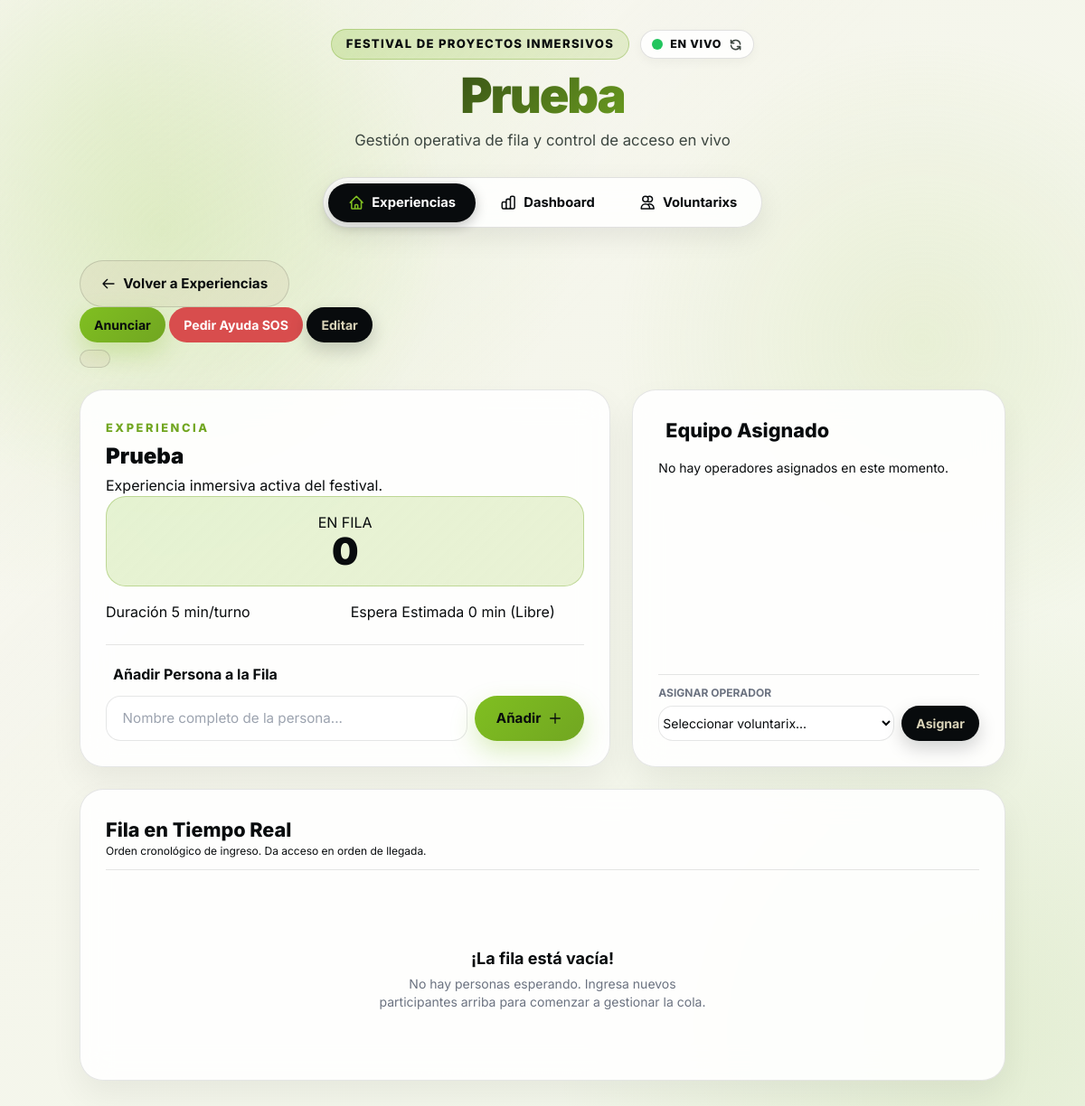
Screenshot of /attraction/3 with the database file from the repository.
### tables this page shows
CREATE TABLE attractions (
                id INTEGER PRIMARY KEY AUTOINCREMENT,
                name TEXT NOT NULL UNIQUE,
                description TEXT,
                duration_minutes INTEGER DEFAULT 5
            );

### Fila-experiencias--main/app.py (the view)
@app.route('/attraction/<int:attraction_id>')
def attraction_detail(attraction_id):
    conn = get_db_connection()
    cursor = execute_query(conn, 'SELECT * FROM attractions WHERE id = ?', (attraction_id,))
    attraction = cursor.fetchone()
    cursor = execute_query(conn, 'SELECT * FROM queue WHERE attraction_id = ? ORDER BY timestamp', (attraction_id,))
    queue = cursor.fetchall()
    cursor = execute_query(conn, """
        SELECT * FROM volunteers
        WHERE attraction_id = ?
        ORDER BY name
    """, (attraction_id,))
    volunteers = cursor.fetchall()
    cursor = execute_query(conn, 'SELECT * FROM volunteers ORDER BY name')
    all_volunteers = cursor.fetchall()
    release_db_connection(conn)
    if attraction is None:
        return "Experiencia no encontrada", 404
    return render_template('attraction.html',
        attraction=attraction, queue=queue, volunteers=volunteers, all_volunteers=all_volunteers)

### Fila-experiencias--main/app.py (called while the page is built)
def get_db_connection():
    try:
        if USE_POSTGRES:
            if pg_pool:
                return pg_pool.getconn()
            else:
                import psycopg2
                return psycopg2.connect(DATABASE_URL, sslmode='require')
        else:
            import sqlite3
            conn = sqlite3.connect('event_attractions.db')
            conn.row_factory = sqlite3.Row
            return conn
    except Exception as e:
        print(f"Error de base de datos: {e}")
        raise

def release_db_connection(conn):
    if USE_POSTGRES and pg_pool and conn:
        pg_pool.putconn(conn)
    elif conn:
        conn.close()

def execute_query(conn, query, params=None):
    if USE_POSTGRES:
        import psycopg2.extras
        cursor = conn.cursor(cursor_factory=psycopg2.extras.RealDictCursor)
        query = query.replace('?', '%s')
    else:
        cursor = conn.cursor()
    if params:
        cursor.execute(query, params)
    else:
        cursor.execute(query)
    return cursor

### Fila-experiencias--main/templates/attraction.html (shortened to what this page needs)
{% extends 'base.html' %}
{% block page_title %}{{ attraction.name }}{% endblock %}
{% block page_subtitle %}Gestión operativa de fila y control de acceso en vivo{% endblock %}
{% block content %}
<div class="content-wrapper">
    <div class="toolbar-row">
        <a href="{{ url_for('index') }}" class="button button-muted">
            <svg class="w-4 h-4" fill="none" stroke="currentColor" viewBox="0 0 24 24"><path stroke-linecap="round" stroke-linejoin="round" stroke-width="2" d="M10 19l-7-7m0 0l7-7m-7 7h18"></path></svg>
            <span>Volver a Experiencias</span>
        </a>
        <div class="button-row">
            <button type="button" class="button button-primary btn-sm" onclick="toggleAnnouncementModal()">
                 Anunciar
            </button>
            <button type="button" class="button button-danger btn-sm" onclick="toggleSosModal()">
                 Pedir Ayuda SOS
            </button>
            <a href="{{ url_for('edit_attraction', attraction_id=attraction.id) }}" class="button button-secondary btn-sm">
                 Editar
            </a>
            <form action="{{ url_for('delete_attraction', attraction_id=attraction.id) }}" method="post" onsubmit="return confirm('¿Seguro que deseas eliminar esta experiencia?')">
                <button type="submit" class="button button-muted btn-sm text-red-600">
                </button>
            </form>
        </div>
    </div>
    <div class="grid gap-6 lg:grid-cols-12">
        <div class="card lg:col-span-7 flex flex-col justify-between">
            <div>
                <div class="section-header mb-4">
                    <div>
                        <span class="eyebrow">EXPERIENCIA</span>
                        <h2 class="text-2xl font-black text-expy-dark mb-1">{{ attraction.name }}</h2>
                        <p class="text-muted">{{ attraction.description or 'Experiencia inmersiva activa del festival.' }}</p>
                    </div>
                    <div class="stats-box-large">
                        <span class="stat-label">EN FILA</span>
                        <span class="stat-value-highlight">{{ queue|length }}</span>
                    </div>
                </div>
                <div class="grid grid-cols-2 gap-3 mt-4">
                    <div class="info-card">
                        <span class="info-label"> Duración</span>
                        <span class="info-value">{{ attraction.duration_minutes or 5 }} min/turno</span>
                    </div>
                    <div class="info-card">
                        <span class="info-label"> Espera Estimada</span>
                        <span class="info-value {% if (queue|length * (attraction.duration_minutes or 5)) > 30 %}text-red-600 font-bold{% elif queue|length > 0 %}text-lime-700 font-bold{% endif %}">
                            {% if queue|length > 0 %}
                                {{ (queue|length * (attraction.duration_minutes or 5)) }} min
                            {% else %}
                                0 min (Libre)
                            {% endif %}
                        </span>
                    </div>
                </div>
            </div>
            <div class="quick-add-section mt-6 pt-5 border-t border-black/10">
                <h3 class="text-base font-bold text-expy-dark mb-3 flex items-center gap-2">
                     Añadir Persona a la Fila
                </h3>
                <form action="{{ url_for('add_to_queue', attraction_id=attraction.id) }}" method="post" class="flex gap-2">
                    <input id="person_name" name="person_name" type="text" required placeholder="Nombre completo de la persona..." class="flex-1 !py-3" autofocus autocomplete="off">
                    <button type="submit" class="button button-primary whitespace-nowrap px-6">
                        <span>Añadir</span>
                        <svg class="w-4 h-4" fill="none" stroke="currentColor" viewBox="0 0 24 24"><path stroke-linecap="round" stroke-linejoin="round" stroke-width="2" d="M12 4v16m8-8H4"></path></svg>
                    </button>
                </form>
            </div>
        </div>
        <div class="card lg:col-span-5 flex flex-col justify-between">
            <div>
                <h3 class="section-title flex items-center gap-2">
                     Equipo Asignado
                </h3>
                {% if volunteers %}
                <div class="stacked-list max-h-52 overflow-y-auto pr-1">
                    {% for v in volunteers %}
                    <div class="volunteer-pill-row">
                        <div>
                            <p class="font-bold text-sm text-expy-dark">{{ v.name }}</p>
                            <span class="status-indicator-dot
                                {% if v.status == 'activo' %}dot-active
                                {% elif v.status == 'descanso' %}dot-break
                                {% elif v.status == 'comiendo' %}dot-eating
                                {% else %}dot-out{% endif %}">
                                {{ v.status|capitalize }}
                            </span>
                        </div>
                        <form action="{{ url_for('unassign_volunteer_from_attraction', attraction_id=attraction.id, volunteer_id=v.id) }}" method="post">
                            <button type="submit" class="button button-muted btn-xs" title="Quitar asignación">Quitar</button>
                        </form>
                    </div>
                    {% endfor %}
                </div>
                {% else %}
                <p class="text-muted text-sm my-4">No hay operadores asignados en este momento.</p>
                {% endif %}
            </div>
            {% if all_volunteers %}
            <form action="{{ url_for('assign_volunteer_to_attraction', attraction_id=attraction.id) }}" method="post" class="mt-4 pt-3 border-t border-black/10">
                <label for="volunteer_id" class="text-xs font-bold text-gray-500 uppercase">Asignar operador</label>
                <div class="flex gap-2 mt-1">
                    <select id="volunteer_id" name="volunteer_id" required class="flex-1 text-sm py-2">
                        <option value="">Seleccionar voluntarix...</option>
                    </select>
                    <button type="submit" class="button button-secondary btn-sm">Asignar</button>
                </div>
            </form>
            {% endif %}
        </div>
    </div>
    <div class="card">
        <div class="flex flex-wrap items-center justify-between gap-3 mb-6 pb-3 border-b border-black/10">
            <div>
                <h3 class="section-title !mb-0"> Fila en Tiempo Real</h3>
                <p class="text-muted text-xs">Orden cronológico de ingreso. Da acceso en orden de llegada.</p>
            </div>
        </div>
        {% if queue %}
        {% set next_person = queue[0] %}
        <div class="next-person-hero mb-6">
            <div class="flex items-center gap-3">
                <span class="next-badge">SIGUIENTE EN INGRESAR</span>
            </div>
            <div class="flex flex-wrap items-center justify-between gap-4 mt-3">
                <div class="flex items-center gap-4">
                    <div class="pos-circle">1</div>
                    <div>
                        <h4 class="text-2xl font-black text-expy-dark">{{ next_person.person_name }}</h4>
                        <span class="text-xs text-gray-500">Listo para pasar a la experiencia</span>
                    </div>
                </div>
                <div class="flex gap-2">
                    <form action="{{ url_for('next_person', queue_id=next_person.id) }}" method="post">
                        <button type="submit" class="button button-primary btn-lg shadow-lg">
                            <span> Ingresar / Atender</span>
                        </button>
                    </form>
                </div>
            </div>
        </div>
        {% if queue|length > 1 %}
        <h4 class="text-sm font-bold uppercase tracking-wider text-gray-500 mb-3">En espera ({{ queue|length - 1 }})</h4>
        <div class="grid gap-2">
            {% for person in queue[1:] %}
            <div class="queue-row-card">
                <div class="flex items-center gap-3">
                    <span class="queue-pos-pill">#{{ loop.index + 1 }}</span>
                    <span class="font-bold text-expy-dark">{{ person.person_name }}</span>
                </div>
                <div class="flex items-center gap-2">
                    <span class="text-xs text-gray-400">
                        Aprox. {{ loop.index * (attraction.duration_minutes or 5) }} min
                    </span>
                    <form action="{{ url_for('next_person', queue_id=person.id) }}" method="post" onsubmit="return confirm('¿Quitar a esta persona de la fila?')">
                        <button type="submit" class="button button-muted btn-xs text-red-600" title="Quitar de fila">
                            ✕ Quitar
                        </button>
                    </form>
                </div>
            </div>
            {% endfor %}
        </div>
        {% endif %}
        {% else %}
        <div class="empty-state-box !py-12">
            <h4 class="text-lg font-bold text-expy-dark mb-1">¡La fila está vacía!</h4>
            <p class="text-gray-500 text-sm max-w-sm mx-auto">No hay personas esperando. Ingresa nuevos participantes arriba para comenzar a gestionar la cola.</p>
        </div>
        {% endif %}
    </div>
</div>
{% endblock %}

### Fila-experiencias--main/static/css/styles.css (style rules this page uses)
:root { color-scheme: light; --color-dark: #080B0D; --color-lime: #80BF21; --color-olive: #71A621; --color-light-green: #BFD989; --color-sand: #D9D3B8; --bg-primary: #f2f7ea; --bg-secondary: #f7f5ed; --surface: rgba(255, 255, 255, 0.90); --surface-strong: #ffffff; --surface-muted: rgba(217, 211, 184, 0.28); --text-primary: #080B0D; --text-secondary: #3d4741; --text-accent: #71A621; --text-accent-dark: #4e7314; --text-highlight: #080B0D; --border: rgba(8, 11, 13, 0.10); --border-accent: rgba(113, 166, 33, 0.35); --shadow: 0 16px 36px rgba(8, 11, 13, 0.06); --shadow-accent: 0 12px 28px rgba(128, 191, 33, 0.28); --highlight: rgba(191, 217, 137, 0.35); --danger: #d84d4d; --warning: #d9822b; --success: #71A621; }
* { box-sizing: border-box; }
html, body { min-height: 100%; }
body { margin: 0; font-family: 'Inter', system-ui, -apple-system, sans-serif; background: radial-gradient(circle at 10% 10%, rgba(128, 191, 33, 0.15), transparent 35%), radial-gradient(circle at 90% 90%, rgba(113, 166, 33, 0.12), transparent 30%), linear-gradient(135deg, var(--bg-secondary), var(--bg-primary)); color: var(--text-primary); -webkit-font-smoothing: antialiased; }
body::after { content: ''; position: fixed; inset: 0; background-image: linear-gradient(135deg, rgba(255, 255, 255, 0.35), transparent 40%), radial-gradient(circle at 15% 20%, rgba(128, 191, 33, 0.18), transparent 22%), radial-gradient(circle at 85% 30%, rgba(191, 217, 137, 0.22), transparent 25%); pointer-events: none; z-index: -1; }
.app-body { min-height: 100vh; }
.button, .btn { display: inline-flex; align-items: center; justify-content: center; gap: 0.5rem; border: none; border-radius: 999px; padding: 0.85rem 1.45rem; font-weight: 700; font-size: 0.95rem; text-decoration: none; cursor: pointer; transition: all 180ms cubic-bezier(0.16, 1, 0.3, 1); }
.button-primary, .btn-primary { background: linear-gradient(135deg, var(--color-lime), var(--color-olive)); color: var(--color-dark); box-shadow: var(--shadow-accent); }
.button-secondary, .btn-secondary { background: var(--color-dark); color: var(--color-sand); box-shadow: 0 8px 20px rgba(8, 11, 13, 0.18); }
.button-muted, .btn-muted { background: rgba(217, 211, 184, 0.35); color: var(--color-dark); border: 1px solid rgba(8, 11, 13, 0.14); }
.button-danger, .btn-danger { background: var(--danger); color: #ffffff; }
.btn-sm { padding: 0.55rem 1rem; font-size: 0.88rem; }
.content-wrapper { display: grid; gap: 1.5rem; }
.card, .form-card { background: var(--surface); border: 1px solid var(--border); border-radius: 26px; box-shadow: var(--shadow); backdrop-filter: blur(16px); padding: 1.75rem; }
.section-title { margin-bottom: 1rem; font-size: 1.35rem; font-weight: 800; color: var(--color-dark); }
.eyebrow { text-transform: uppercase; letter-spacing: 0.2em; font-size: 0.8rem; font-weight: 800; color: var(--color-olive); margin-bottom: 0.4rem; display: inline-block; }
.stats-box-large { background: linear-gradient(135deg, rgba(128, 191, 33, 0.2), rgba(191, 217, 137, 0.35)); border: 1px solid var(--border-accent); border-radius: 22px; padding: 1rem 1.6rem; text-align: center; }
.stat-value-highlight { display: block; font-size: 2.6rem; font-weight: 900; color: var(--color-dark); line-height: 1; }
input[type='text'], input[type='number'], textarea, select { width: 100%; border-radius: 16px; border: 1px solid var(--border); padding: 0.9rem 1.1rem; background: rgba(255, 255, 255, 0.95); color: var(--text-primary); font-size: 0.95rem; font-family: inherit; transition: all 160ms ease; }
label { display: block; margin-bottom: 0.4rem; color: var(--text-secondary); font-weight: 700; font-size: 0.88rem; }
.empty-state-box { text-align: center; padding: 3rem 1.5rem; }

### rows the page displays
attractions: name "Prueba", description "Experiencia inmersiva activa del festival.", duration_minutes "5"

### other values shown
{{ queue|length }} "0"
